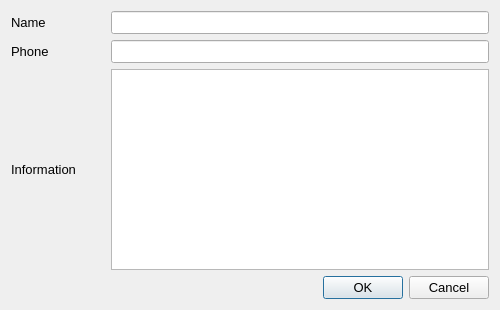
<?xml version="1.0" encoding="UTF-8"?>
<ui version="4.0">
 <class>NewContact</class>
 <widget class="QDialog" name="NewContact">
  <property name="geometry">
   <rect>
    <x>0</x>
    <y>0</y>
    <width>500</width>
    <height>310</height>
   </rect>
  </property>
  <property name="minimumSize">
   <size>
    <width>500</width>
    <height>310</height>
   </size>
  </property>
  <property name="maximumSize">
   <size>
    <width>500</width>
    <height>310</height>
   </size>
  </property>
  <property name="windowTitle">
   <string>Dialog</string>
  </property>
  <layout class="QVBoxLayout" name="verticalLayout">
   <item>
    <layout class="QHBoxLayout" name="horizontalLayout_3">
     <item>
      <widget class="QLabel" name="lbName">
       <property name="sizePolicy">
        <sizepolicy hsizetype="Preferred" vsizetype="Minimum">
         <horstretch>0</horstretch>
         <verstretch>0</verstretch>
        </sizepolicy>
       </property>
       <property name="font">
        <font>
         <pointsize>10</pointsize>
        </font>
       </property>
       <property name="text">
        <string>Name</string>
       </property>
      </widget>
     </item>
     <item>
      <widget class="QLineEdit" name="leName">
       <property name="sizePolicy">
        <sizepolicy hsizetype="Fixed" vsizetype="Fixed">
         <horstretch>0</horstretch>
         <verstretch>0</verstretch>
        </sizepolicy>
       </property>
       <property name="minimumSize">
        <size>
         <width>378</width>
         <height>0</height>
        </size>
       </property>
       <property name="font">
        <font>
         <pointsize>10</pointsize>
        </font>
       </property>
      </widget>
     </item>
    </layout>
   </item>
   <item>
    <layout class="QHBoxLayout" name="horizontalLayout_2">
     <item>
      <widget class="QLabel" name="lbPhone">
       <property name="font">
        <font>
         <pointsize>10</pointsize>
        </font>
       </property>
       <property name="text">
        <string>Phone</string>
       </property>
      </widget>
     </item>
     <item>
      <widget class="QLineEdit" name="lePhone">
       <property name="sizePolicy">
        <sizepolicy hsizetype="Fixed" vsizetype="Fixed">
         <horstretch>0</horstretch>
         <verstretch>0</verstretch>
        </sizepolicy>
       </property>
       <property name="minimumSize">
        <size>
         <width>378</width>
         <height>0</height>
        </size>
       </property>
       <property name="font">
        <font>
         <pointsize>10</pointsize>
        </font>
       </property>
      </widget>
     </item>
    </layout>
   </item>
   <item>
    <layout class="QHBoxLayout" name="horizontalLayout">
     <item>
      <widget class="QLabel" name="lbInformation">
       <property name="sizePolicy">
        <sizepolicy hsizetype="Preferred" vsizetype="Fixed">
         <horstretch>0</horstretch>
         <verstretch>0</verstretch>
        </sizepolicy>
       </property>
       <property name="font">
        <font>
         <pointsize>10</pointsize>
        </font>
       </property>
       <property name="text">
        <string>Information</string>
       </property>
      </widget>
     </item>
     <item>
      <widget class="QTextEdit" name="teInformation">
       <property name="sizePolicy">
        <sizepolicy hsizetype="Maximum" vsizetype="Expanding">
         <horstretch>0</horstretch>
         <verstretch>0</verstretch>
        </sizepolicy>
       </property>
       <property name="minimumSize">
        <size>
         <width>378</width>
         <height>0</height>
        </size>
       </property>
       <property name="font">
        <font>
         <pointsize>10</pointsize>
        </font>
       </property>
      </widget>
     </item>
    </layout>
   </item>
   <item>
    <widget class="QDialogButtonBox" name="buttonBox">
     <property name="font">
      <font>
       <pointsize>10</pointsize>
      </font>
     </property>
     <property name="orientation">
      <enum>Qt::Horizontal</enum>
     </property>
     <property name="standardButtons">
      <set>QDialogButtonBox::Cancel|QDialogButtonBox::Ok</set>
     </property>
    </widget>
   </item>
  </layout>
 </widget>
 <resources/>
 <connections>
  <connection>
   <sender>buttonBox</sender>
   <signal>accepted()</signal>
   <receiver>NewContact</receiver>
   <slot>accept()</slot>
   <hints>
    <hint type="sourcelabel">
     <x>248</x>
     <y>254</y>
    </hint>
    <hint type="destinationlabel">
     <x>157</x>
     <y>274</y>
    </hint>
   </hints>
  </connection>
  <connection>
   <sender>buttonBox</sender>
   <signal>rejected()</signal>
   <receiver>NewContact</receiver>
   <slot>reject()</slot>
   <hints>
    <hint type="sourcelabel">
     <x>316</x>
     <y>260</y>
    </hint>
    <hint type="destinationlabel">
     <x>286</x>
     <y>274</y>
    </hint>
   </hints>
  </connection>
 </connections>
</ui>
